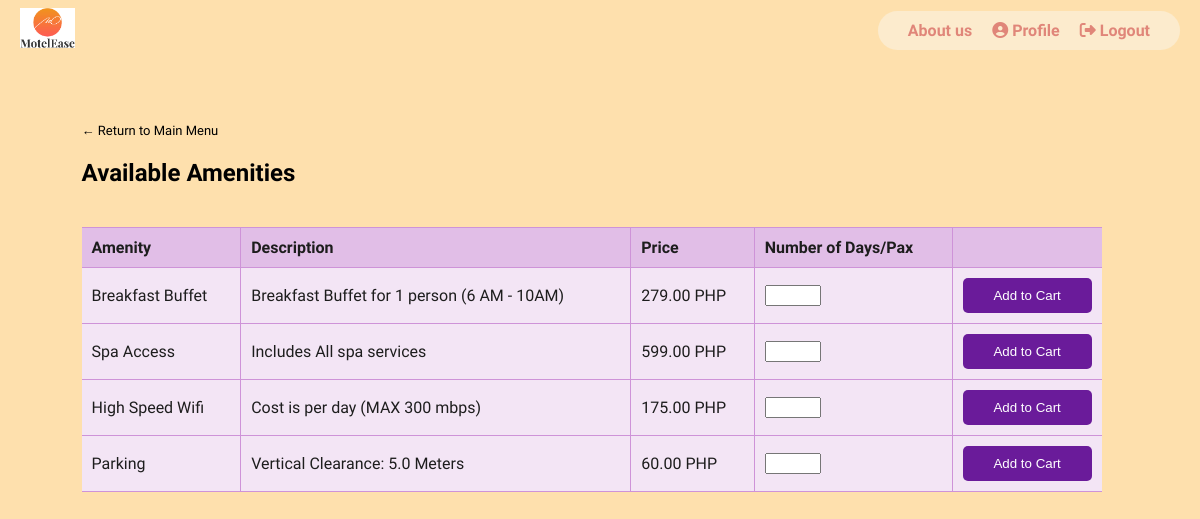
Screenshot of /ITPROGhotel/php/Amenities.php (signed in) with the database file from the repository.
### tables this page shows
CREATE TABLE `amenities` (
  `id` int NOT NULL,
  `name` varchar(100) NOT NULL,
  `price` decimal(10,2) NOT NULL,
  `description` text,
  `image` mediumblob NOT NULL
);

### ITPROGhotel/php/amenities.php (the view, shortened to what this page needs)
<?php
$conn = new mysqli('localhost', 'root', '', 'itproghs');
$stmt = $conn->prepare("SELECT * FROM amenities");
$stmt->execute();
$result = $stmt->get_result();
$amenities = $result->fetch_all(MYSQLI_ASSOC);
?>
<!DOCTYPE html>
<html>
<head>
    <link href="amenities.css" rel="stylesheet" type="text/css">
    <link rel="stylesheet" href="https://cdnjs.cloudflare.com/ajax/libs/font-awesome/6.2.0/css/all.min.css">
</head>
<body class="loggedin">
    <nav class="navtop">
        <div class="nav-container">
            <div class="logo">
                <a href="home.php"><img src="uploads/motel-ease_logo.png"></a>
            </div>
            <div class="nav-links">
                <a href="aboutus.html" class="nav-link">About us</a>
                <a href="profile.php" class="nav-link"><i class="fas fa-user-circle"></i> Profile</a>
                <a href="logout.php" class="nav-link"><i class="fas fa-sign-out-alt"></i> Logout</a>
            </div>
        </div>
    </nav>
    <div class="content">
        <p><a href="home.php" class="back-btn"> ← Return to Main Menu</a></p>
        <h2>Available Amenities</h2>
        <table class="rooms-table">
            <thead>
                <tr>
                    <th>Amenity</th>
                    <th>Description</th>
                    <th>Price</th>
                    <th>Number of Days/Pax</th>
                    <th></th>
                </tr>
            </thead>
            <tbody>
                <?php foreach ($amenities as $amenity): ?>
                    <tr>
                        <td><?= htmlspecialchars($amenity['name']) ?></td>
                        <td><?= htmlspecialchars($amenity['description']) ?></td>
                        <td><?= htmlspecialchars($amenity['price']) ?> PHP</td>
                        <td>
                            <form action="add-to-cart.php" method="post">
                                <input type="number" name="quantity" min="1" max="10" required>                        </td>
                        <td>
                            <input type="submit" value="Add to Cart" class="button-item">
                        </td>
                    </tr>
                <?php endforeach; ?>
            </tbody>
        </table>
    </div>
</body>
</html>

### ITPROGhotel/php/amenities.css (style rules this page uses)
body { font-family:'Lalezar', system-ui; margin: 0; padding: 0; background-color: #fee0ad; }
.navtop { height: 40px; width: 100%; border: 0; display: flex; align-items: center; justify-content: space-between; }
.nav-container { width: 100%; display: flex; align-items: center; justify-content: space-between; margin-right: 20px; margin-left: 20px; margin-top: 20px; }
.logo a img { height: 40px; }
.nav-links { display: flex; align-items: center; float: right; text-decoration: none; color: #e08679; font-weight: bold; background-color: #fcebcd; border-radius: 20px; padding: 10px 20px; }
.nav-link { padding-left: 10px; padding-right: 10px; }
.nav-link { color: #e08679; text-decoration: none; }
.content { width: 85%; margin-top: 80px; }
.back-btn { font-size: small; margin-left: 8%; color: #000000; text-decoration: none; }
.content h2 { margin-left: 8%; padding-bottom: 20px; color: #000000; }
.rooms-table { width: 100%; border-collapse: collapse; margin-left: 8%; background-color: #f3e5f5; color: #1d1d1d; }
.rooms-table th { background-color: #e1bee7; }
.rooms-table th, .rooms-table td { padding: 10px; text-align: left; border-bottom: 1px solid #ce93d8; border-top: 1px solid #ce93d8; }
.rooms-table th:not(:first-child), .rooms-table td:not(:first-child) { border-left: 1px solid #ce93d8; }
.rooms-table th:not(:last-child), .rooms-table td:not(:last-child) { border-right: 1px solid #ce93d8; }
.button-item { background-color: #6a1b9a; color: white; border: none; width: 100%; padding: 10px 20px; border-radius: 5px; cursor: pointer; }

### rows the page displays
amenities: name "Breakfast Buffet", description "Breakfast Buffet for 1 person (6 AM - 10AM)", price "279.00"
amenities: name "Spa Access", description "Includes All spa services", price "599.00"
amenities: name "High Speed Wifi", description "Cost is per day (MAX 300 mbps)", price "175.00"
amenities: name "Parking", description "Vertical Clearance: 5.0 Meters", price "60.00"
